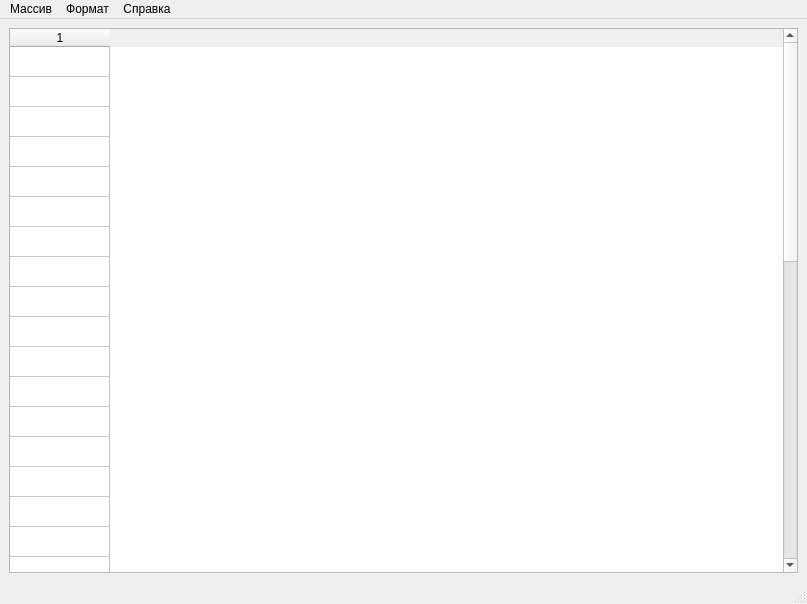
<?xml version="1.0" encoding="UTF-8"?>
<ui version="4.0">
 <class>Massiv</class>
 <widget class="QMainWindow" name="Massiv">
  <property name="geometry">
   <rect>
    <x>0</x>
    <y>0</y>
    <width>807</width>
    <height>604</height>
   </rect>
  </property>
  <property name="windowTitle">
   <string>Massiv</string>
  </property>
  <widget class="QWidget" name="centralwidget">
   <layout class="QGridLayout" name="gridLayout">
    <item row="0" column="0">
     <widget class="QTableWidget" name="tableWidget">
      <property name="sortingEnabled">
       <bool>true</bool>
      </property>
      <property name="rowCount">
       <number>40</number>
      </property>
      <property name="columnCount">
       <number>1</number>
      </property>
      <attribute name="verticalHeaderVisible">
       <bool>false</bool>
      </attribute>
      <row>
       <property name="text">
        <string>1</string>
       </property>
      </row>
      <row>
       <property name="text">
        <string>Новая строка</string>
       </property>
      </row>
      <row>
       <property name="text">
        <string>Новая строка</string>
       </property>
      </row>
      <row>
       <property name="text">
        <string>Новая строка</string>
       </property>
      </row>
      <row>
       <property name="text">
        <string>Новая строка</string>
       </property>
      </row>
      <row>
       <property name="text">
        <string>Новая строка</string>
       </property>
      </row>
      <row>
       <property name="text">
        <string>Новая строка</string>
       </property>
      </row>
      <row>
       <property name="text">
        <string>Новая строка</string>
       </property>
      </row>
      <row>
       <property name="text">
        <string>Новая строка</string>
       </property>
      </row>
      <row/>
      <row/>
      <row/>
      <row/>
      <row/>
      <row/>
      <row/>
      <row/>
      <row/>
      <row/>
      <row/>
      <row/>
      <row/>
      <row/>
      <row/>
      <row/>
      <row/>
      <row/>
      <row/>
      <row/>
      <row/>
      <row/>
      <row/>
      <row/>
      <row/>
      <row/>
      <row/>
      <row/>
      <row/>
      <row/>
      <row/>
      <column/>
     </widget>
    </item>
   </layout>
  </widget>
  <widget class="QMenuBar" name="menubar">
   <property name="geometry">
    <rect>
     <x>0</x>
     <y>0</y>
     <width>807</width>
     <height>26</height>
    </rect>
   </property>
   <widget class="QMenu" name="menu">
    <property name="title">
     <string>Массив</string>
    </property>
    <widget class="QMenu" name="menu_2">
     <property name="title">
      <string>Сортировка</string>
     </property>
     <addaction name="sort_asc"/>
     <addaction name="sort_desc"/>
    </widget>
    <addaction name="random"/>
    <addaction name="menu_2"/>
    <addaction name="sum"/>
    <addaction name="separator"/>
    <addaction name="Exit"/>
   </widget>
   <widget class="QMenu" name="menu_3">
    <property name="title">
     <string>Формат</string>
    </property>
    <widget class="QMenu" name="menu_4">
     <property name="title">
      <string>Ячейка</string>
     </property>
     <widget class="QMenu" name="menu_5">
      <property name="title">
       <string>Фон</string>
      </property>
      <addaction name="blue"/>
      <addaction name="red"/>
      <addaction name="green"/>
     </widget>
     <widget class="QMenu" name="menu_6">
      <property name="title">
       <string>Выравнивание</string>
      </property>
      <addaction name="align_center"/>
      <addaction name="align_right"/>
     </widget>
     <addaction name="menu_5"/>
     <addaction name="menu_6"/>
     <addaction name="format_clean"/>
    </widget>
    <widget class="QMenu" name="menu_7">
     <property name="title">
      <string>Ширина столбца</string>
     </property>
     <addaction name="col_width_contents"/>
     <addaction name="col_width_hand"/>
    </widget>
    <addaction name="menu_4"/>
    <addaction name="menu_7"/>
    <addaction name="add_column"/>
   </widget>
   <widget class="QMenu" name="menu_8">
    <property name="title">
     <string>Справка</string>
    </property>
    <addaction name="About"/>
   </widget>
   <addaction name="menu"/>
   <addaction name="menu_3"/>
   <addaction name="menu_8"/>
  </widget>
  <widget class="QStatusBar" name="statusbar"/>
  <action name="random">
   <property name="text">
    <string>Заполнить с помощью генератора случайных чисел</string>
   </property>
  </action>
  <action name="sum">
   <property name="text">
    <string>Расчёт суммы отрицательных чисел</string>
   </property>
  </action>
  <action name="Exit">
   <property name="text">
    <string>Выход</string>
   </property>
  </action>
  <action name="sort_asc">
   <property name="icon">
    <iconset>
     <normaloff>C:/Users/79930/Downloads/free-icon-sort-ascending-8023806.png</normaloff>C:/Users/79930/Downloads/free-icon-sort-ascending-8023806.png</iconset>
   </property>
   <property name="text">
    <string>по возрастанию</string>
   </property>
  </action>
  <action name="sort_desc">
   <property name="text">
    <string>по убыванию</string>
   </property>
  </action>
  <action name="add_column">
   <property name="text">
    <string>Добавить столбец</string>
   </property>
  </action>
  <action name="format_clean">
   <property name="text">
    <string>Очистить форматирование</string>
   </property>
  </action>
  <action name="blue">
   <property name="text">
    <string>Синий</string>
   </property>
  </action>
  <action name="red">
   <property name="text">
    <string>Красный</string>
   </property>
  </action>
  <action name="green">
   <property name="text">
    <string>Зелёный</string>
   </property>
  </action>
  <action name="align_center">
   <property name="text">
    <string>По центру</string>
   </property>
  </action>
  <action name="align_right">
   <property name="text">
    <string>По нижнему краю справа</string>
   </property>
  </action>
  <action name="col_width_contents">
   <property name="text">
    <string>Автоподбор по содержимому</string>
   </property>
  </action>
  <action name="col_width_hand">
   <property name="text">
    <string>Изменение вручную</string>
   </property>
  </action>
  <action name="About">
   <property name="text">
    <string>О программе</string>
   </property>
  </action>
 </widget>
 <resources/>
 <connections/>
</ui>
